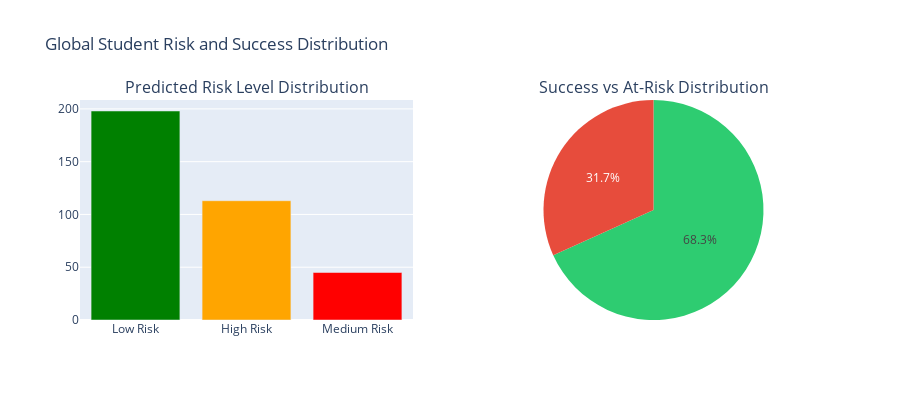

The cell this chart's notebook holds for it:
### Markdown cell above
## 12. Global Visualizations

### Code cell
# 1. Global Risk Distribution
fig = make_subplots(
    rows=1, cols=2,
    subplot_titles=('Predicted Risk Level Distribution', 'Success vs At-Risk Distribution'),
    specs=[[{'type': 'bar'}, {'type': 'pie'}]]
)

# Risk levels bar chart
risk_counts = df_val['predicted_risk_level'].value_counts()
fig.add_trace(
    go.Bar(x=risk_counts.index, y=risk_counts.values,
           marker_color=['green', 'orange', 'red']),
    row=1, col=1
)

# Success pie chart
success_counts = df_val['success_label_from_risk'].value_counts()
fig.add_trace(
    go.Pie(labels=success_counts.index, values=success_counts.values,
           marker_colors=['#2ecc71', '#e74c3c']),
    row=1, col=2
)

fig.update_layout(height=400, showlegend=False,
                  title_text='Global Student Risk and Success Distribution')
fig.show()

### Figure 1 — Plotly figure (JSON) as saved in the notebook; plotly's stock layout.template omitted (floating-point values rounded to 4 significant figures)
{"data": [{"marker": {"color": ["green", "orange", "red"]}, "type": "bar", "x": ["Low Risk", "High Risk", "Medium Risk"], "xaxis": "x", "y": [198, 113, 45], "yaxis": "y"}, {"domain": {"x": [0.55, 1], "y": [0, 1]}, "labels": ["Success", "At Risk"], "marker": {"colors": ["#2ecc71", "#e74c3c"]}, "type": "pie", "values": [243, 113]}], "layout": {"annotations": [{"font": {"size": 16}, "showarrow": false, "text": "Predicted Risk Level Distribution", "x": 0.225, "xanchor": "center", "xref": "paper", "y": 1, "yanchor": "bottom", "yref": "paper"}, {"font": {"size": 16}, "showarrow": false, "text": "Success vs At-Risk Distribution", "x": 0.775, "xanchor": "center", "xref": "paper", "y": 1, "yanchor": "bottom", "yref": "paper"}], "height": 400, "showlegend": false, "title": {"text": "Global Student Risk and Success Distribution"}, "xaxis": {"anchor": "y", "domain": [0, 0.45]}, "yaxis": {"anchor": "x", "domain": [0, 1]}}}
